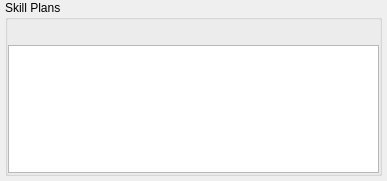
<?xml version="1.0" encoding="UTF-8"?>
<ui version="4.0">
 <class>SkillPlanListView</class>
 <widget class="QWidget" name="SkillPlanListView">
  <property name="geometry">
   <rect>
    <x>0</x>
    <y>0</y>
    <width>387</width>
    <height>181</height>
   </rect>
  </property>
  <property name="minimumSize">
   <size>
    <width>0</width>
    <height>0</height>
   </size>
  </property>
  <property name="maximumSize">
   <size>
    <width>16777215</width>
    <height>16777215</height>
   </size>
  </property>
  <property name="windowTitle">
   <string>Form</string>
  </property>
  <layout class="QHBoxLayout" name="horizontalLayout">
   <property name="spacing">
    <number>0</number>
   </property>
   <property name="leftMargin">
    <number>5</number>
   </property>
   <property name="topMargin">
    <number>0</number>
   </property>
   <property name="rightMargin">
    <number>5</number>
   </property>
   <property name="bottomMargin">
    <number>5</number>
   </property>
   <item>
    <widget class="QGroupBox" name="groupBox">
     <property name="title">
      <string>Skill Plans</string>
     </property>
     <layout class="QGridLayout" name="gridLayout">
      <property name="margin">
       <number>0</number>
      </property>
      <property name="spacing">
       <number>5</number>
      </property>
      <item row="1" column="1">
       <widget class="QPushButton" name="addPlanButton">
        <property name="maximumSize">
         <size>
          <width>30</width>
          <height>20</height>
         </size>
        </property>
        <property name="cursor">
         <cursorShape>PointingHandCursor</cursorShape>
        </property>
        <property name="icon">
         <iconset resource="../../../../resources/icons_pq.qrc">
          <normaloff>:/pq/icons/pausequafe/add.png</normaloff>:/pq/icons/pausequafe/add.png</iconset>
        </property>
        <property name="iconSize">
         <size>
          <width>30</width>
          <height>20</height>
         </size>
        </property>
        <property name="default">
         <bool>true</bool>
        </property>
        <property name="flat">
         <bool>true</bool>
        </property>
       </widget>
      </item>
      <item row="1" column="2">
       <widget class="QPushButton" name="removePlanButton">
        <property name="maximumSize">
         <size>
          <width>30</width>
          <height>20</height>
         </size>
        </property>
        <property name="cursor">
         <cursorShape>PointingHandCursor</cursorShape>
        </property>
        <property name="icon">
         <iconset resource="../../../../resources/icons_pq.qrc">
          <normaloff>:/pq/icons/pausequafe/minus.png</normaloff>:/pq/icons/pausequafe/minus.png</iconset>
        </property>
        <property name="iconSize">
         <size>
          <width>30</width>
          <height>20</height>
         </size>
        </property>
        <property name="flat">
         <bool>true</bool>
        </property>
       </widget>
      </item>
      <item row="1" column="0">
       <spacer name="horizontalSpacer">
        <property name="orientation">
         <enum>Qt::Horizontal</enum>
        </property>
        <property name="sizeHint" stdset="0">
         <size>
          <width>40</width>
          <height>20</height>
         </size>
        </property>
       </spacer>
      </item>
      <item row="2" column="0" colspan="3">
       <widget class="QListView" name="skillPlanList"/>
      </item>
     </layout>
    </widget>
   </item>
  </layout>
 </widget>
 <resources>
  <include location="../../../../resources/icons_pq.qrc"/>
 </resources>
 <connections/>
</ui>
